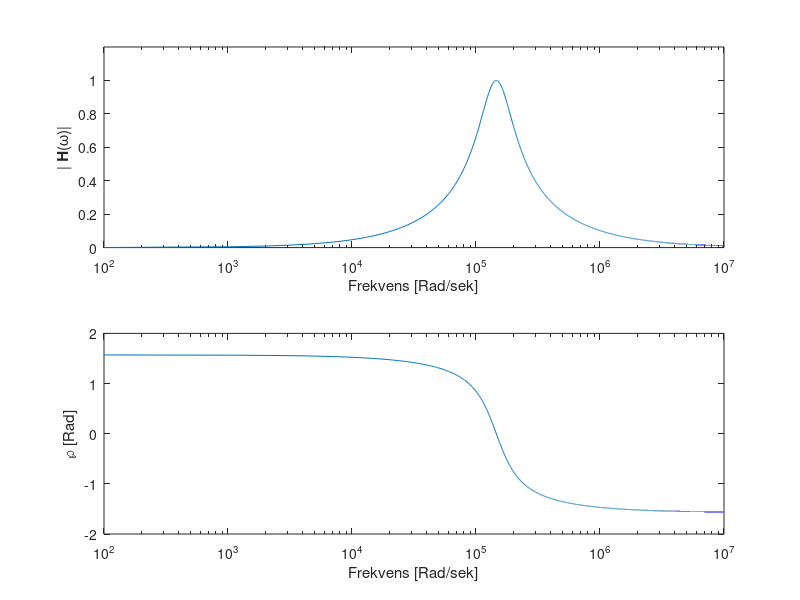

MATLAB code for this plot: (Note: this script raises an error after producing the figure.)
function LCRplot;
% -------------------------------------------------------------------------
% Beräknar amplitudförstärkningen för en RLC-krets liknande den i 
% lab 2. 
% OBS! Du behöver modifiera scriptet så att det beräknar amplitud och fas 
% just din krets.
% -------------------------------------------------------------------------

%--- Rensa allt ----
clear all;
close all;

%--- Definiera värden ---
r=100;        % resistans
c=0.047e-06;    % kondensator
L=1e-03;      % spole

%--- Skapa en vektor för vinkelfrekvensen omega (rad/s) ---
w=linspace(100,1e7,10000);

%--- Beräkna ampitud och fas ---

belopp=abs((1i*w*r*c)./(1-(w.^2*L*c)+1i*c*r*w));
fas=atan((1-(w.^2*c*L))./(w*c*r));

%--- Plotta alltihop ---

figure                        % gör en ny figur
subplot(2,1,1)
semilogx(w,belopp);           % plotta med logaritmisk x-axel och linjär y-axel 
axis([100 1e+07 0 1.2])       % skala axlarna till lämpliga värden
xlabel('Frekvens [Rad/sek]'); % namnge x-axeln
ylabel('|{\bf H}(\omega)|')         % namnge y-axeln
hold on
subplot(2,1,2)
semilogx(w,fas);              % plotta med logaritmisk x-axel och linjär y-axel, byt "belopp" mot "fas" om du vill plotta fas. 
axis([100 1e+07 -2 2])        % skala axlarna till lämpliga värden
xlabel('Frekvens [Rad/sek]'); % namnge x-axeln
ylabel('\wp [Rad]')
yline(0,'k');

% --- Här kan du fylla på med mätvärden i samma plot  ---
% --- ta bort %-tecknen längst till vänster om du vill ---
% --- använda kommandona nedan                         ---
%
 x=[1 8 10 17 21 22 23 24 25 32 40 100]*2000*pi;    % fyll på här med mätvärden i x-led, dvs. frekvens i
% rad/sek (obs!)
%
 ExpH =[0.063/1.5 0.386/1.45 0.485/1.42 0.82/1.2 0.9/1.1 0.9/1.1 0.9/1.1 0.9/1.12 0.85/1.11 0.78/1.24 0.62/1.35 0.25/1.5]; % fyll på här med mätvärden i y-led för spänningskvot 
%
 ExpF = [230 25.5*8 17.4*10 5.4*17 1.4*21 0.4*22 0 -1*24 -1.4*25 -3.4*32 -3.8*40 -2.15*100]*2e-3*pi; % fyll på här med mätvärden i y-led för fasskillnad (i radianer))
 
 %
 hold on                 % Säger till att plotten som skapats ovan skall det ritas mer i.
% 
 subplot(2,1,1)
 semilogx(x,ExpH,'-.or'); % Här plottas dina mätvärden upp i samma plot som ovan.
 subplot(2,1,2)           % Tillägget '-.or' säger att linjen skall vara punktstreckad (-.), 
 semilogx(x,ExpF,'-.or'); % ha runda markörer (o) för varje värde och att allt skall vara rött (r).
%
 end
